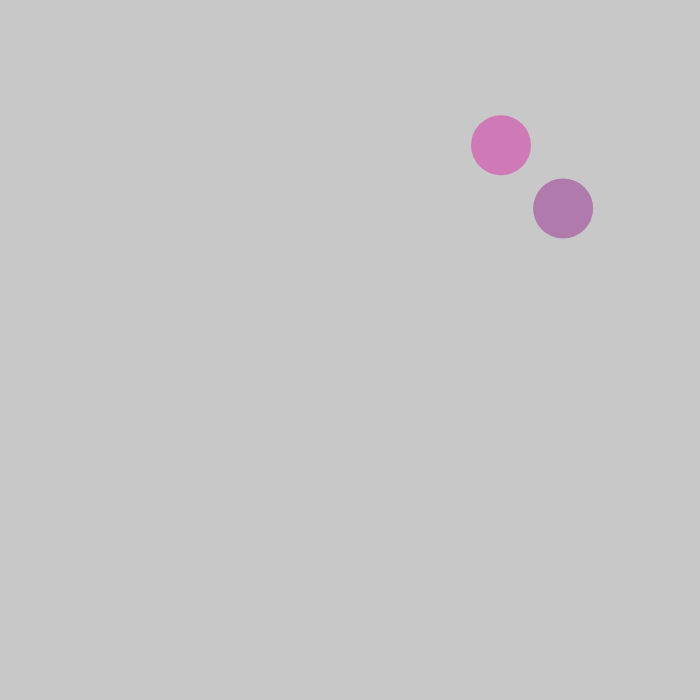
Frame 1 (no input)
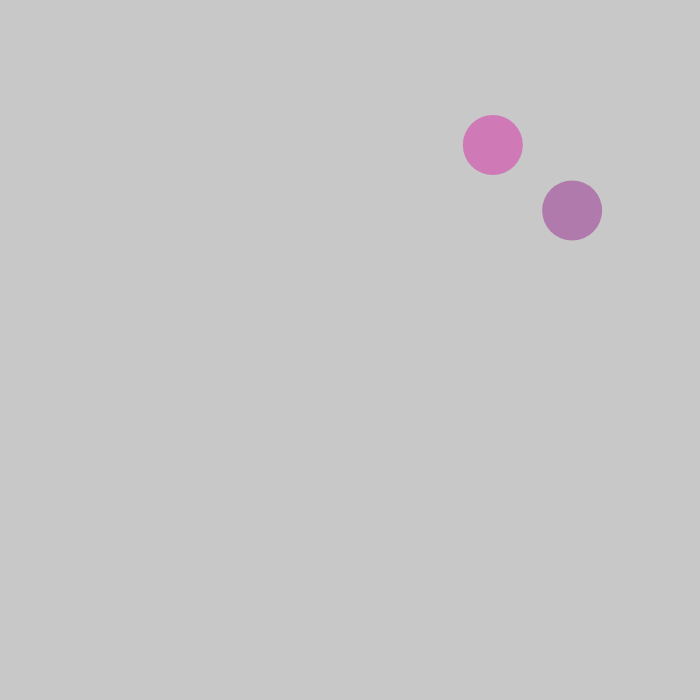
Frame 60 (no input)
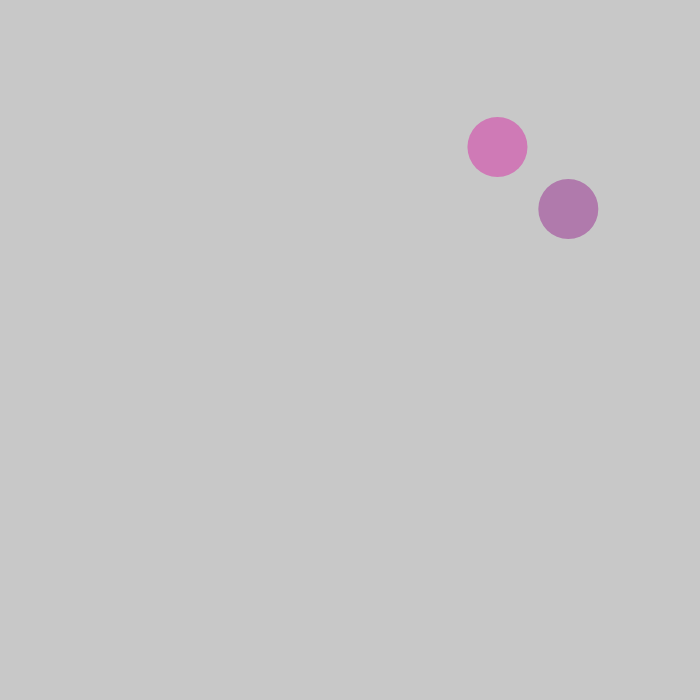
Frame 120 (the mouse pressed at the canvas centre since frame 60)

The p5.js sketch that drew these frames (run headless with seeded random() and noise() and a simulated clock; from frame 60 on, the mouse is pressed at the canvas centre):

// p5.js sketch
// ── sketch.js
var cells = [];

function setup() {
  createCanvas(700, 700);
  cells.push(new Cell());
  cells.push(new Cell());
}

function draw() {
  background(200);
  for (var i = 0; i < cells.length; i++) {
    // cells[i].arriveSB();
    cells[i].move();
    cells[i].show();
  }
}

function mousePressed() {
  for (var i = cells.length - 1; i >= 0; i--) {
    if (cells[i].clicked(mouseX, mouseY)) {
      cells.push(cells[i].mitosis());
      cells.push(cells[i].mitosis());
      cells.splice(i, 1);
    }
  }
}

// ── cell.js
function Cell(pos, r, c) {
  if (pos) {
    this.pos = pos.copy();
  } else {
    this.pos = createVector(random(width), random(height));
  }

  this.r = r || 60;
  this.c = c || color(random(100, 255), 0, random(100, 255), 100);

  this.target = createVector(this.pos.x, this.pos.y);
  this.vel = p5.Vector.random2D();
  this.maxSpeed = 10;
  this.maxForce = 1;

  this.clicked = function(x, y) {
    var d = dist(this.pos.x, this.pos.y, x, y);
    if (d < this.r) {
      return true;
    } else {
      return false;
    }
  };

  this.mitosis = function() {
    //this.pos.x += random(-this.r, this.r);
    var cell = new Cell(this.pos, this.r * 0.8, this.c);
    return cell;
  };

  // this.arriveSB = function(target) {
  //   var desired = p5.Vector.sub(target, this.pos);
  //   var d = desired.mag();
  //   var speed = this.maxSpeed;
  //   if (d < 100) {
  //     speed = map(d, 0, 100, 0, this.maxSpeed);
  //   }
  //   desired.setMag(speed);
  //   var steer = p5.Vector.sub(desired, this.vel);
  //   steer.limit(this.maxForce);
  //   return steer;
  // };

  this.move = function() {
    var vel = p5.Vector.random2D();
    this.pos.add(vel);
  };

  this.show = function() {
    noStroke();
    fill(this.c);
    ellipse(this.pos.x, this.pos.y, this.r, this.r);
  };
}
